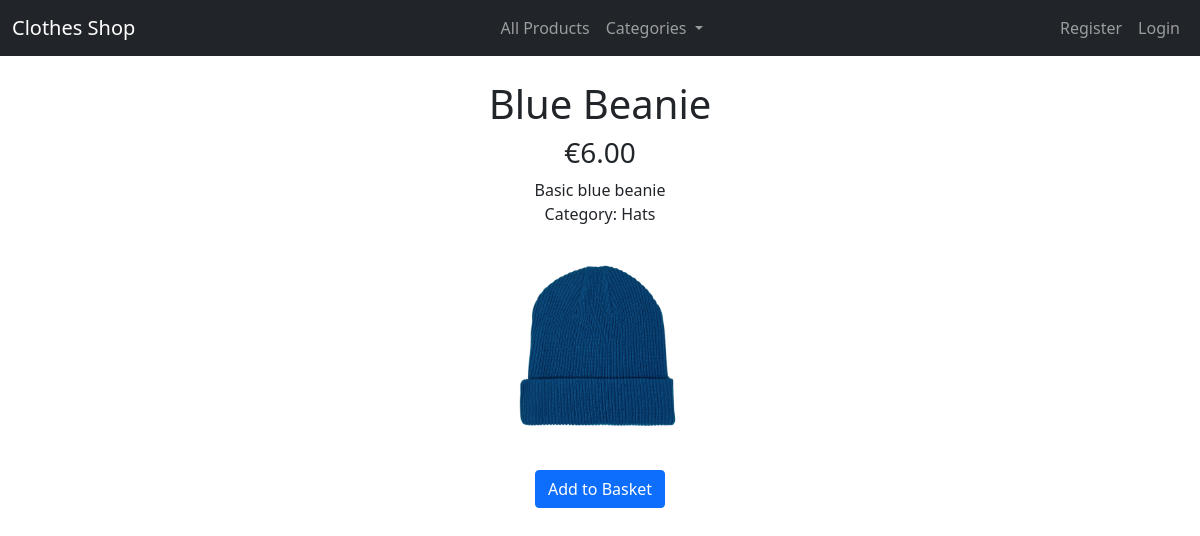
The app's page /products/3 with its own data.
### adrianshop/models.py (models this page shows)
class Product(models.Model):
    id = models.AutoField(primary_key=True)
    name = models.CharField(max_length=200, null=False)
    description = models.CharField(max_length=300, null=False)
    price = models.DecimalField(max_digits=6, decimal_places=2, default=0.0)
    product_image = models.FileField(upload_to='products/%Y/%b/')
    class ProductTag(models.TextChoices):
        HAT = 'Hats'
        SHIRT = 'Shirts'
        HOODIE = 'Hoodies'
        TROUSER = 'Trousers'
        MISC = 'Miscellaneous'
    product_tag = models.CharField(max_length=13, choices=ProductTag.choices, default=ProductTag.MISC)

### adrianshop/views.py (the view)
# urls.py: path('products/<int:productid>', views.individual_product, name='individual_product'),
def individual_product(request, productid):
    try:
        product = Product.objects.get(id=productid)
    except Product.DoesNotExist:
        return redirect('/')
    else:
        return render(request, 'individual_product.html', {'product':product})

### adrianshop/templates/individual_product.html (shortened to what this page needs)
{% extends 'base.html' %}
{% block content %}
<div class="text-center p-2">
    <h1>{{product.name}}</h1>
    <h3>€{{product.price}}</h3>
    <p>{{product.description}}<br>Category: {{ product.product_tag }}</p>
    <a href="{% url 'individual_product' product.id %}"><img src="{{product.product_image.url}}" style="width: 200px;" class="mb-3"></a>
    <p><a href="{% url 'add_to_basket' product.id %}" class="btn btn-primary">Add to Basket</a></p>
</div>
{% endblock %}

### records on screen
Product: name "Blue Beanie", price "6.00", description "Basic blue beanie", product_tag "Hats", product_image (picture)
